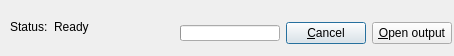
<?xml version="1.0" encoding="UTF-8"?>
<ui version="4.0">
 <class>mixDialog</class>
 <widget class="QDialog" name="mixDialog">
  <property name="geometry">
   <rect>
    <x>0</x>
    <y>0</y>
    <width>454</width>
    <height>56</height>
   </rect>
  </property>
  <property name="minimumSize">
   <size>
    <width>0</width>
    <height>56</height>
   </size>
  </property>
  <property name="maximumSize">
   <size>
    <width>16777215</width>
    <height>56</height>
   </size>
  </property>
  <property name="windowTitle">
   <string>Media Mixer</string>
  </property>
  <widget class="QWidget" name="layoutWidget">
   <property name="geometry">
    <rect>
     <x>10</x>
     <y>20</y>
     <width>161</width>
     <height>21</height>
    </rect>
   </property>
   <layout class="QFormLayout" name="formLayout">
    <property name="fieldGrowthPolicy">
     <enum>QFormLayout::AllNonFixedFieldsGrow</enum>
    </property>
    <item row="0" column="0">
     <widget class="QLabel" name="label_3">
      <property name="text">
       <string>Status:</string>
      </property>
     </widget>
    </item>
    <item row="0" column="1">
     <widget class="QLabel" name="labelst">
      <property name="text">
       <string>Ready</string>
      </property>
     </widget>
    </item>
   </layout>
  </widget>
  <widget class="QWidget" name="layoutWidget">
   <property name="geometry">
    <rect>
     <x>180</x>
     <y>20</y>
     <width>272</width>
     <height>26</height>
    </rect>
   </property>
   <layout class="QGridLayout" name="gridLayout">
    <item row="0" column="0">
     <widget class="QProgressBar" name="progressBar">
      <property name="minimumSize">
       <size>
        <width>0</width>
        <height>16</height>
       </size>
      </property>
      <property name="maximumSize">
       <size>
        <width>16777215</width>
        <height>16</height>
       </size>
      </property>
      <property name="value">
       <number>0</number>
      </property>
      <property name="textVisible">
       <bool>false</bool>
      </property>
     </widget>
    </item>
    <item row="0" column="1">
     <widget class="QPushButton" name="pushButton">
      <property name="text">
       <string>&amp;Cancel</string>
      </property>
      <property name="icon">
       <iconset resource="ExMplayer.qrc">
        <normaloff>:/images/cancel.png</normaloff>:/images/cancel.png</iconset>
      </property>
     </widget>
    </item>
    <item row="0" column="2">
     <widget class="QPushButton" name="pushButtonof">
      <property name="text">
       <string>&amp;Open output</string>
      </property>
      <property name="icon">
       <iconset resource="ExMplayer.qrc">
        <normaloff>:/images/fileopen.png</normaloff>:/images/fileopen.png</iconset>
      </property>
     </widget>
    </item>
   </layout>
  </widget>
 </widget>
 <resources>
  <include location="ExMplayer.qrc"/>
 </resources>
 <connections/>
</ui>
